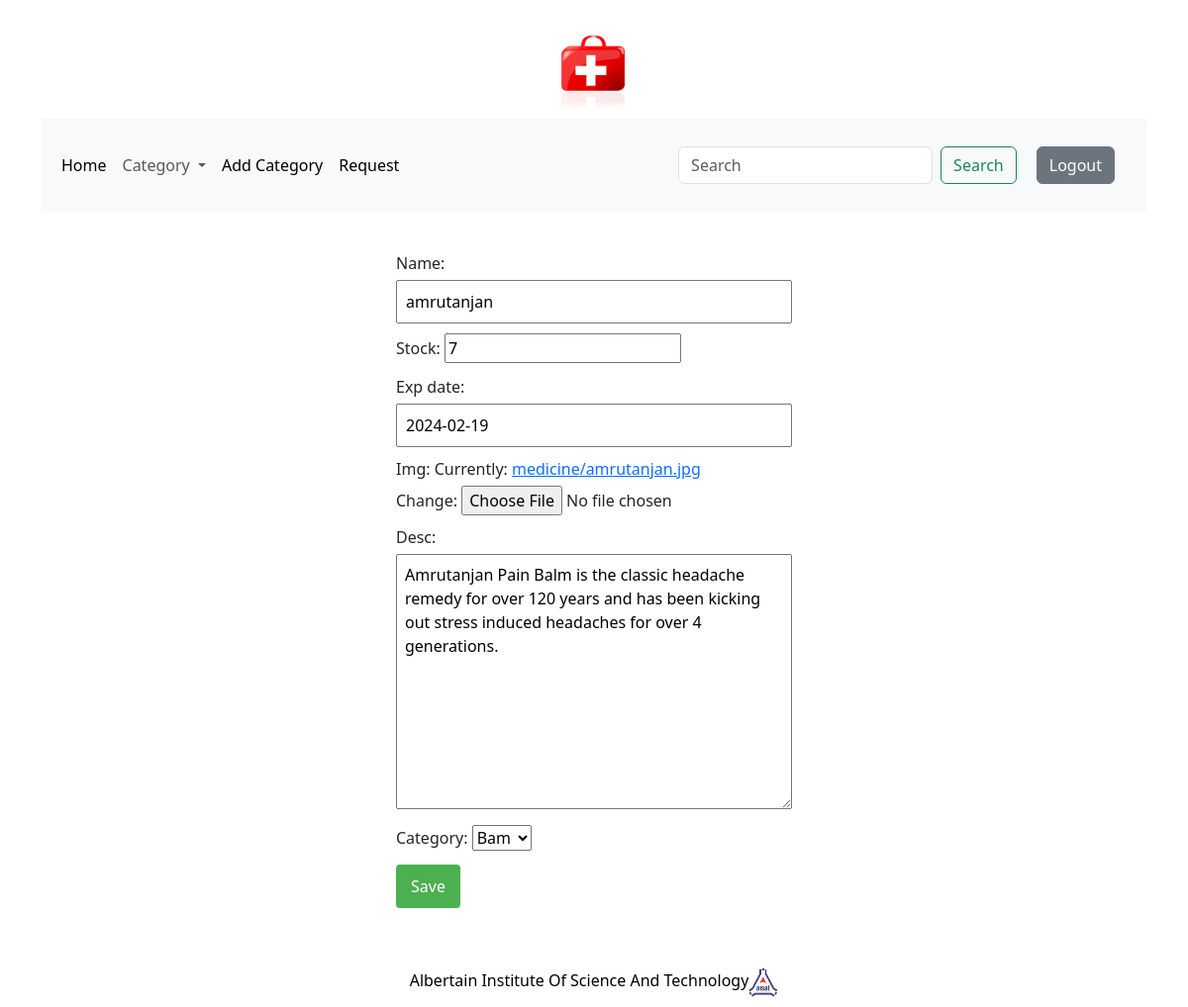
/edit/update/14/ (signed in), run on the app's committed database.
### firstaid_app/models.py (models this page shows, shortened)
class Medicine(models.Model):
    name=models.CharField(max_length=250,unique=True)
    slug=models.SlugField(max_length=250,unique=True)
    stock=models.IntegerField()
    exp_date=models.DateField()
    created=models.DateTimeField(auto_now_add=True)
    available=models.BooleanField(default=True)
    img=models.ImageField(upload_to='medicine')
    desc = models.TextField()
    category=models.ForeignKey(Category,on_delete=models.CASCADE,default=1)
    class Meta:
        ordering=('name',)

class Category(models.Model):
    name=models.CharField(max_length=150,unique=True)
    slug=models.SlugField(max_length=150,unique=True)
    desc=models.TextField()
    class Meta:
        ordering=('name',)
    def get_url(self):
        return reverse('firstaid_app:view_by_cat',args=[self.slug])
    def __str__(self):
        return self.name;

### edit/views.py (the view)
# urls.py: path('update/<int:med_id>/',views.update,name='update'),
def update(request,med_id):
    user=request.user
    if user.is_administrator:
        medicine=Medicine.objects.get(id=med_id)
        form=MedForm(request.POST or None,instance=medicine)
        if request.method=='POST':
            if form.is_valid():
                form.save()
                return redirect('/')
        print(form.initial)
        return render(request,'update.html',dict(form=form))
    else:
        return redirect('login:admin_page')

### edit/forms.py
class MedForm(forms.ModelForm):
    class Meta:
        model=Medicine
        fields=['name','stock','exp_date','img','desc','category']

### firstaid_app/context-processors.py (called while the page is built)
def context(request):
    link=Category.objects.all()
    return dict(link=link)

### template/update.html (shortened to what this page needs)
{% extends 'base.html' %}
{% block body %}
<div class="form-container">
<form action="" method="post" enctype="multipart/form-data">
   {{form.as_p}}
    <input type="submit" value="Save">
</form>
</div>
{% endblock %}

### static/css/custm.css (style rules this page uses)
body { display: flex; flex-direction: column; min-height: 100vh; margin: 0; }
.form-container { max-width: 400px; margin: auto; }
form p { margin-bottom: 10px; }
label { display: block; margin-bottom: 5px; }
input[type="text"], input[type="password"], input[type="email"], textarea { width: 100%; padding: 8px; box-sizing: border-box; }
input[type="submit"] { background-color: #4caf50; color: white; padding: 10px 15px; border: none; border-radius: 4px; cursor: pointer; }

### data on the page
Medicine: name "amrutanjan", stock "7", exp_date "2024-02-19", desc "Amrutanjan Pain Balm is the classic headache remedy for over 120 years and has been kicking out stress induced headaches for over 4 generations.", category "Bam"
